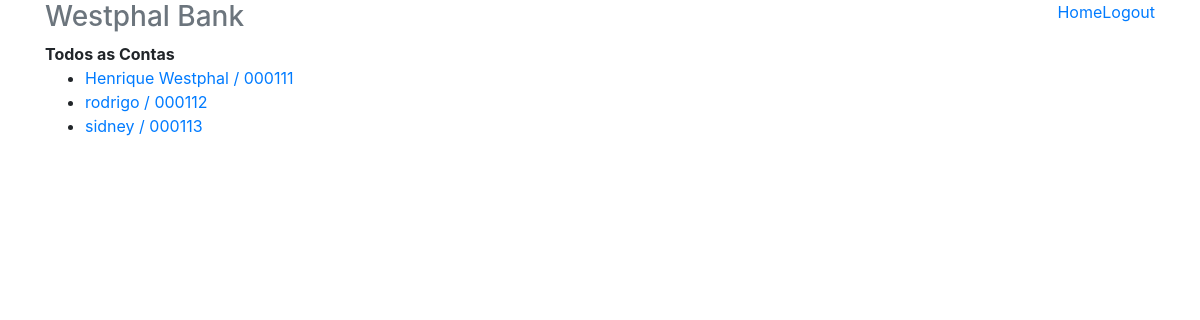
The page / on the database its author committed.
### contas/models.py (models this page shows, shortened)
class Conta(models.Model):
    numero = models.CharField(max_length=255, null=False)
    titular = models.CharField(max_length=255, null=False)
    cpf = models.CharField(max_length=11, null=False)
    saldo = models.DecimalField(max_digits=10000, decimal_places=0, null=False)
    limite = models.DecimalField(max_digits=10000, decimal_places=0, null=False)

### contas/views.py (the view)
# urls.py: url(r'^$', views.index, name='index'),
def index(request):
    return render(request, 'index.html',{'contas': Conta.objects.all()})

### contas/templates/index.html
{% extends "base.html" %}
{% block body %}
 <div class="col-lg-12">
    <div class="panel panel-default">
      <div class="panel-heading">
        <strong>Todos as Contas</strong>
      </div>
      {% if contas %}
      <ul>
        {% for conta in contas %}
          <li>
            <a href="{% url 'exibir' conta.id %}"> {{conta.titular}} /
            {{conta.numero}}</a>
          </li>
          {% endfor %}
        </ul>
        {% else %}
        <p>Nenhum perfil encontrado</p>
        {% endif %}
    </div>
  </div>
  {% endblock %}

### rows shown on the page
Conta: titular "Henrique Westphal", numero "000111"
Conta: titular "rodrigo", numero "000112"
Conta: titular "sidney", numero "000113"
